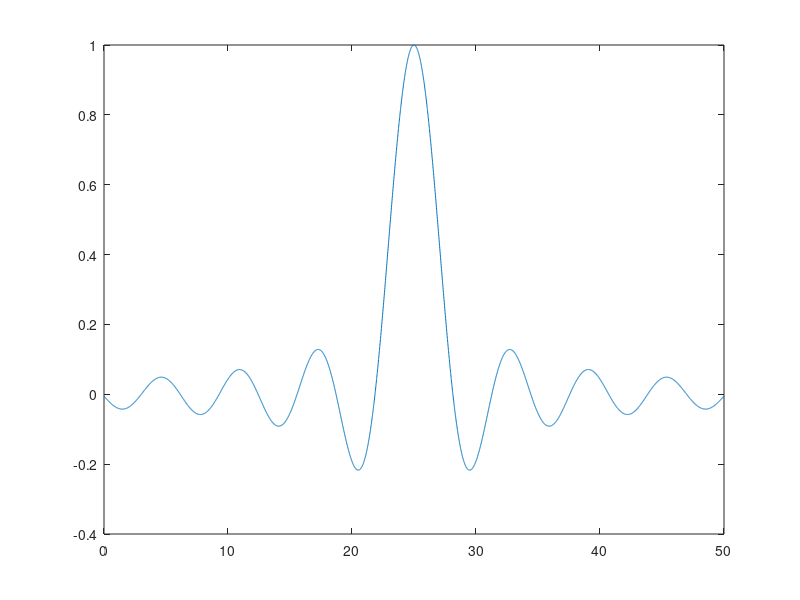
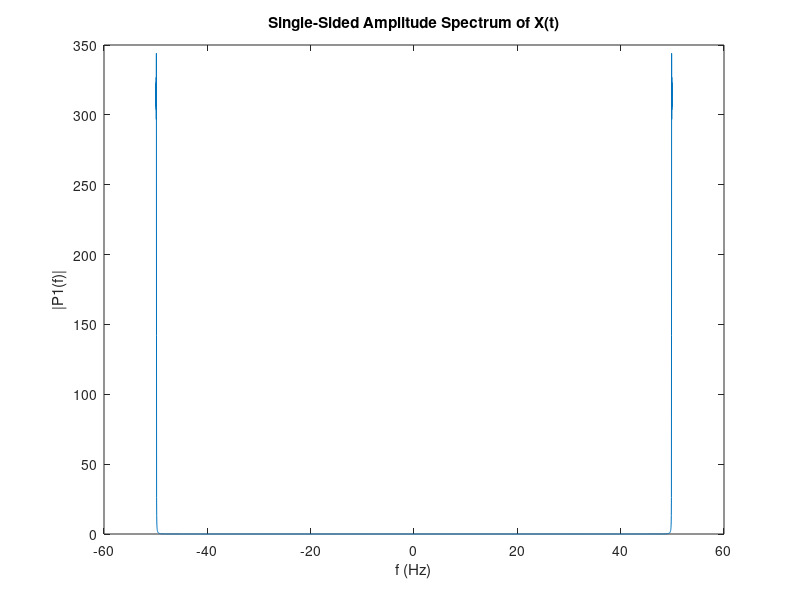

Here is the MATLAB script that generated these plots, in order:
close all
clear all
clc

Fs = 100;            % Sampling frequency                    
T = 1/Fs;             % Sampling period       
L = 5000;             % Length of signal
t = (0:L-1)*T;        % Time vector

x = sin(t-(L-1)*T/2)./(t-(L-1)*T/2);

plot(t, x)

figure()

f = Fs*(-L/2:(L/2))/L;

f(end)=[]

Y = fft(x);

plot(f,abs(Y)) 
title('Single-Sided Amplitude Spectrum of X(t)')
xlabel('f (Hz)')
ylabel('|P1(f)|')